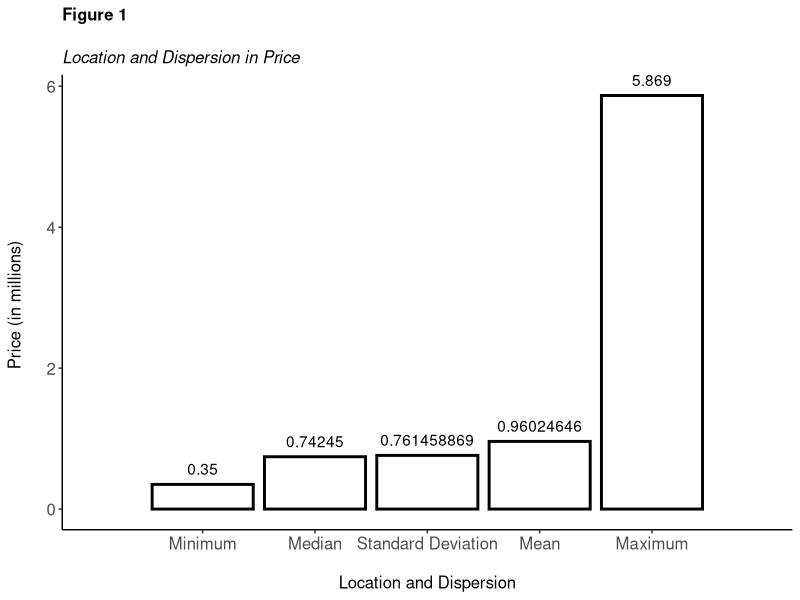
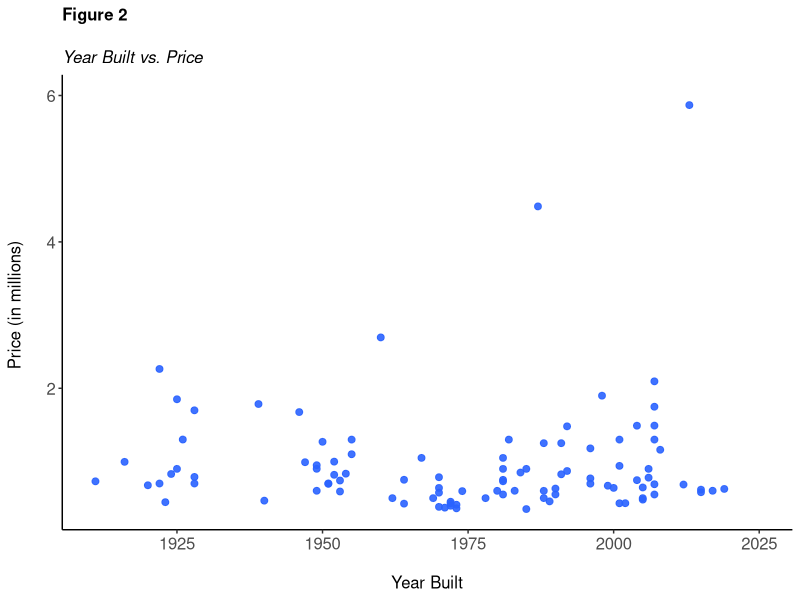
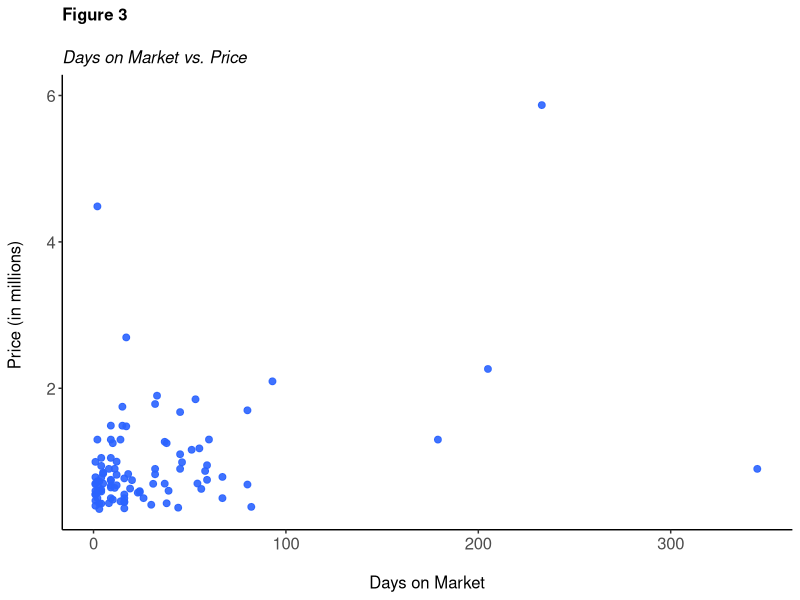

Reproduce these figures in R, in order.
## ---- chunk 1
library(readr)
library(ggplot2)
fig1 <- read.csv("Figure1.csv") 
knitr::opts_chunk$set(fig.width = 20, fig.height = 8) 
options(repr.plot.width = 4, repr.plot.height = 8)
print(ggplot(fig1, aes(x = reorder(Location_Dispersion, Price), y = Price))+
  geom_col(color = "#000000", fill = "white", size = 1, alpha = 0.9, stat = "identity")+
  geom_text(aes(label = Price), position = position_dodge(2.5), vjust = -.8)+
  theme_bw()+
  theme(panel.border = element_blank(), panel.grid.major = element_blank(),
        panel.grid.minor = element_blank(),axis.line = element_line(colour = "black"),
        axis.text = element_text(size = 12),
        axis.title = element_text(size = 12))+
  labs(subtitle = "Location and Dispersion in Price",
       x = "\nLocation and Dispersion",
       y = "Price (in millions) \n")+
  ggtitle("Figure 1\n")+
  theme(plot.title = element_text(size = 12,face = "bold"), plot.subtitle = element_text(size = 12,face = "italic")))
## ---- chunk 2
library(readr)
library(ggplot2)
yearbuilt <- read.csv("YearBuilt_vs_Price.csv")
knitr::opts_chunk$set(fig.width = 20, fig.height = 8) 
options(repr.plot.width = 4, repr.plot.height = 8)
print(ggplot(data = yearbuilt[1:2], aes(x = Year_Built, y = Price, group = 3))+
  expand_limits(x = 2025, y = 6)+
  geom_point(color = "#2a63ff", size = 2, alpha = 0.9)+
  theme_bw()+
  theme(panel.border = element_blank(), panel.grid.major = element_blank(),
        panel.grid.minor = element_blank(),axis.line = element_line(colour = "black"),
        axis.text = element_text(size = 12),
        axis.title = element_text(size = 12))+
  labs(subtitle = "Year Built vs. Price",
       x = "\nYear Built",
       y = "Price (in millions) \n")+
  ggtitle("Figure 2\n")+
  theme(plot.title = element_text(size = 12,face = "bold"), plot.subtitle = element_text(size = 12,face = "italic")))
## ---- chunk 3
library(readr)
library(ggplot2)
dom <- read.csv("Days_On_Market_vs_Price.csv")
knitr::opts_chunk$set(fig.width = 20, fig.height = 8) 
options(repr.plot.width = 4, repr.plot.height = 8)
print(ggplot(data = dom[1:2], aes(x = DaysMarket, y = Price, group = 3))+
  expand_limits(x = 346, y = 6)+
  geom_point(color = "#2a63ff", size = 2, alpha = 0.9)+
  theme_bw()+
  theme(panel.border = element_blank(), panel.grid.major = element_blank(),
        panel.grid.minor = element_blank(),axis.line = element_line(colour = "black"),
        axis.text = element_text(size = 12),
        axis.title = element_text(size = 12))+
  labs(subtitle = "Days on Market vs. Price",
       x = "\nDays on Market",
       y = "Price (in millions) \n")+
  ggtitle("Figure 3\n")+
  theme(plot.title = element_text(size = 12,face = "bold"), plot.subtitle = element_text(size = 12,face = "italic")))
